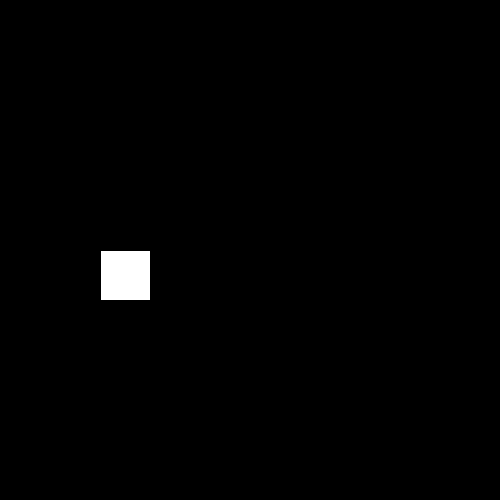
Frame 1 (no input)
Frame 60 (the mouse pressed at the canvas centre just before this capture): identical to frame 1, image omitted
Frame 120 (the mouse held since frame 60 and released just before this capture): identical to frame 1, image omitted

The Processing sketch that drew this single still picture (run headless with seeded random() and noise(); from frame 60 on, the mouse is pressed at the canvas centre):

// Processing sketch: square_movement_with_keys
// ── square_movement_with_keys.pde
int x = 100;

void setup(){
  size(500,500);
}

void draw(){
  background(0);
  if(keyPressed && key==CODED){
    if(keyCode==LEFT){
      x-=5;
    }
    if(keyCode==RIGHT){
      x+=5;
    }
    
  }
  rect(x, height/2, 50, 50);
}
